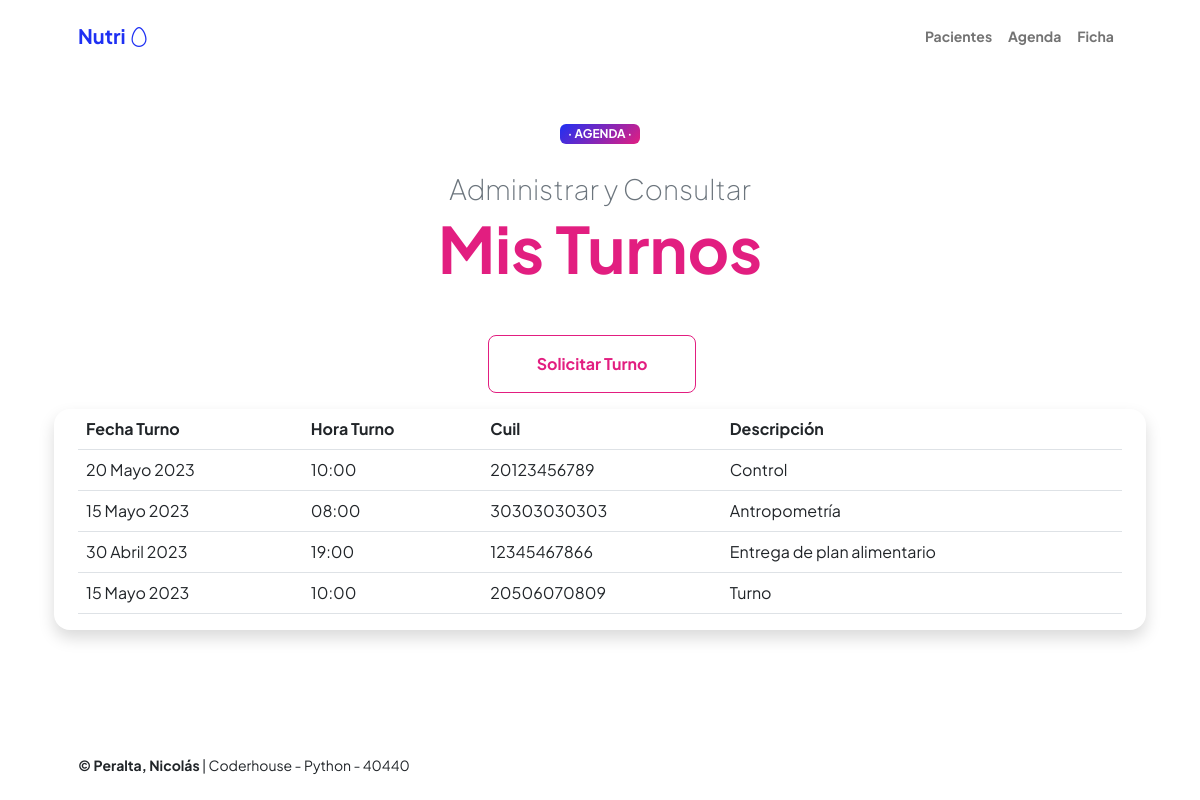
/agenda/, run on the app's committed database.
### agenda/models.py (models this page shows, shortened)
class agenda(models.Model):
    paciente = models.CharField(max_length=11)
    fecha=models.DateField(null=True)
    hora=models.TimeField(null=True)
    descripcion=models.CharField(max_length=200, blank=True)

### agenda/views.py (the view)
# urls.py: path('agenda/', views.vista_agenda, name="agenda"),
def vista_agenda(request):
    contexto = {
        "agenda": agenda.objects.all(),
    }
    http_response = render(
        request=request,
        template_name='agenda/agenda.html',
        context=contexto,
    )
    return http_response

### agenda/templates/agenda/agenda.html
{% extends 'agenda/base.html' %}
  {% block contenido%}
      <div class="text-center text-xxl-start">
          <div class="badge bg-gradient-primary-to-secondary text-white mb-4"><div class="text-uppercase"> &middot; Agenda &middot;</div></div>
          <div class="fs-3 fw-light text-muted">Administrar y Consultar</div>
          <h1 class="display-3 fw-bolder mb-5"><span class="text-secondary d-inline">Mis Turnos</span></h1>
          <div class="d-grid gap-3 d-sm-flex justify-content-sm-center justify-content-xxl-start mb-3">
              <a class="btn btn-outline-secondary btn-lg px-5 py-3 me-sm-3 fs-6 fw-bolder" href="{% url 'agenda_agregar' %}">Solicitar Turno</a>
      </div>
      </div>
      <div class="shadow border-0 rounded-4">
        <table class="table table-hover">
          <tbody>
            <tr>
              <th>Fecha Turno</th>
              <th>Hora Turno</th>
              <th>Cuil</th>
              <th>Descripción</th>
            </tr>
            {% for cita in agenda %}
            <tr>
              <td>{{ cita.fecha }}</td>
              <td>{{ cita.hora }}</td>
              <td>{{ cita.paciente }}</td>
              <td>{{ cita.descripcion }}</td>
            </tr>
            {% endfor %}
          </tbody>
        </table>
      </div>
  {% endblock contenido%}

### data on the page
agenda: fecha "20 Mayo 2023", hora "10:00", paciente "20123456789", descripcion "Control"
agenda: fecha "15 Mayo 2023", hora "08:00", paciente "30303030303", descripcion "Antropometría"
agenda: fecha "30 Abril 2023", hora "19:00", paciente "12345467866", descripcion "Entrega de plan alimentario"
agenda: fecha "15 Mayo 2023", hora "10:00", paciente "20506070809", descripcion "Turno"
